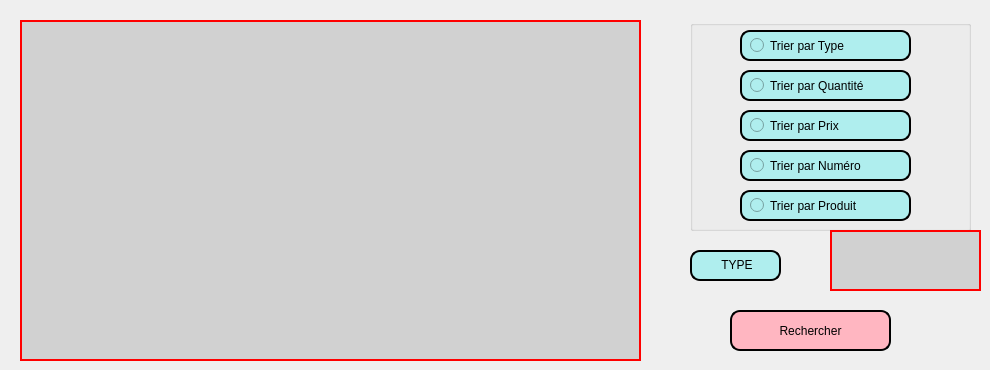
     <widget class="QWidget" name="tab_12">
      <attribute name="title">
       <string>Afficher</string>
      </attribute>
      <widget class="QGroupBox" name="groupBox_20">
       <property name="geometry">
        <rect>
         <x>690</x>
         <y>20</y>
         <width>281</width>
         <height>211</height>
        </rect>
       </property>
       <property name="title">
        <string/>
       </property>
       <widget class="QRadioButton" name="radioButton_type_marchandise">
        <property name="geometry">
         <rect>
          <x>50</x>
          <y>10</y>
          <width>171</width>
          <height>31</height>
         </rect>
        </property>
        <property name="styleSheet">
         <string notr="true">border: 2px solid black;
border-radius: 10px;
padding: 0 8px;
background: #AFEEEE;
font: bold, &quot;Comic Sans MS&quot;;;
text-align:center;</string>
        </property>
        <property name="text">
         <string>Trier par Type</string>
        </property>
       </widget>
       <widget class="QRadioButton" name="radioButton_quantite_marchandise">
        <property name="geometry">
         <rect>
          <x>50</x>
          <y>50</y>
          <width>171</width>
          <height>31</height>
         </rect>
        </property>
        <property name="styleSheet">
         <string notr="true">border: 2px solid black;
border-radius: 10px;
padding: 0 8px;
background: #AFEEEE;
font: bold, &quot;Comic Sans MS&quot;;;
text-align:center;</string>
        </property>
        <property name="text">
         <string>Trier par Quantité</string>
        </property>
       </widget>
       <widget class="QRadioButton" name="radioButton_prix_marchandise">
        <property name="geometry">
         <rect>
          <x>50</x>
          <y>90</y>
          <width>171</width>
          <height>31</height>
         </rect>
        </property>
        <property name="styleSheet">
         <string notr="true">border: 2px solid black;
border-radius: 10px;
padding: 0 8px;
background: #AFEEEE;
font: bold, &quot;Comic Sans MS&quot;;;
text-align:center;</string>
        </property>
        <property name="text">
         <string>Trier par Prix</string>
        </property>
       </widget>
       <widget class="QRadioButton" name="radioButton_numero_marchandise">
        <property name="geometry">
         <rect>
          <x>50</x>
          <y>130</y>
          <width>171</width>
          <height>31</height>
         </rect>
        </property>
        <property name="styleSheet">
         <string notr="true">border: 2px solid black;
border-radius: 10px;
padding: 0 8px;
background: #AFEEEE;
font: bold, &quot;Comic Sans MS&quot;;;
text-align:center;</string>
        </property>
        <property name="text">
         <string>Trier par Numéro</string>
        </property>
       </widget>
       <widget class="QRadioButton" name="radioButton_produit_marchandise">
        <property name="geometry">
         <rect>
          <x>50</x>
          <y>170</y>
          <width>171</width>
          <height>31</height>
         </rect>
        </property>
        <property name="styleSheet">
         <string notr="true">border: 2px solid black;
border-radius: 10px;
padding: 0 8px;
background: #AFEEEE;
font: bold, &quot;Comic Sans MS&quot;;;
text-align:center;</string>
        </property>
        <property name="text">
         <string>Trier par Produit</string>
        </property>
       </widget>
      </widget>
      <widget class="QLabel" name="label_38">
       <property name="geometry">
        <rect>
         <x>690</x>
         <y>250</y>
         <width>91</width>
         <height>31</height>
        </rect>
       </property>
       <property name="styleSheet">
        <string notr="true">border: 2px solid black;
border-radius: 10px;
padding: 0 8px;
background: #AFEEEE;
font: bold, &quot;Comic Sans MS&quot;;;
text-align:center;</string>
       </property>
       <property name="text">
        <string>&lt;html&gt;&lt;head/&gt;&lt;body&gt;&lt;p align=&quot;center&quot;&gt;TYPE&lt;/p&gt;&lt;/body&gt;&lt;/html&gt;</string>
       </property>
      </widget>
      <widget class="QLineEdit" name="lineEdit_14">
       <property name="geometry">
        <rect>
         <x>830</x>
         <y>230</y>
         <width>151</width>
         <height>61</height>
        </rect>
       </property>
       <property name="styleSheet">
        <string notr="true">border-width:2px;
border-style:solid;
border-color:red;
background: #d1d1d1;</string>
       </property>
      </widget>
      <widget class="QPushButton" name="pushButton_rechercher_marchandise">
       <property name="geometry">
        <rect>
         <x>730</x>
         <y>310</y>
         <width>161</width>
         <height>41</height>
        </rect>
       </property>
       <property name="styleSheet">
        <string notr="true">border: 2px solid black;
border-radius: 10px;
padding: 0 8px;
background:#FFB6C1	;
font: bold, &quot;Comic Sans MS&quot;;</string>
       </property>
       <property name="text">
        <string>Rechercher</string>
       </property>
      </widget>
      <widget class="QTableView" name="tabmarchandise">
       <property name="geometry">
        <rect>
         <x>20</x>
         <y>20</y>
         <width>621</width>
         <height>341</height>
        </rect>
       </property>
       <property name="styleSheet">
        <string notr="true">border-width:2px;
border-style:solid;
border-color:red;
background: #d1d1d1;</string>
       </property>
      </widget>
     </widget>
